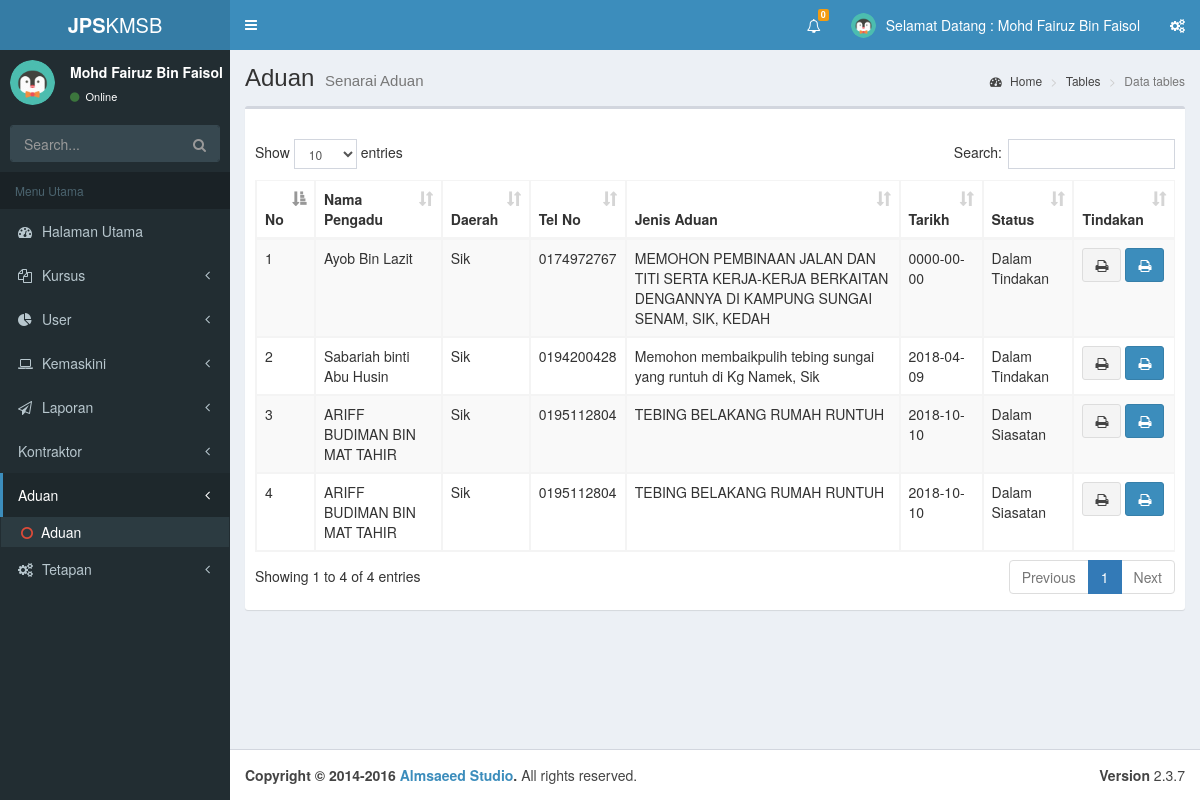
/pages/aduan.php (signed in), run on the app's committed database.
### tables this page shows
CREATE TABLE `aduan` (
  `aduanId` int(11) NOT NULL,
  `aNama` varchar(50) DEFAULT NULL,
  `aNokp` varchar(20) DEFAULT NULL,
  `aAlamat` text,
  `aTel` int(10) UNSIGNED ZEROFILL DEFAULT NULL,
  `aTarikh` date DEFAULT NULL,
  `aTerima` date DEFAULT NULL,
  `aJawatan` varchar(50) DEFAULT NULL,
  `aSalinan` varchar(50) DEFAULT NULL,
  `aSumber` varchar(50) DEFAULT NULL,
  `aMasalah` text,
  `aKampung` varchar(20) DEFAULT NULL,
  `aMukim` varchar(20) DEFAULT NULL,
  `aSungai` varchar(20) DEFAULT NULL,
  `aDaerah` varchar(20) DEFAULT NULL,
  `aStatus` varchar(20) DEFAULT NULL,
  `aKod` varchar(100) DEFAULT NULL,
  `adKepada` varchar(200) NOT NULL,
  `ppp` int(10) DEFAULT NULL,
  `AduandateSuratMin` varchar(20) DEFAULT NULL,
  `AduandateSiasat` varchar(20) DEFAULT NULL,
  `AduanKatAduan` varchar(15) DEFAULT NULL,
  `AduanLatitud` varchar(20) DEFAULT NULL,
  `AduanLongitud` varchar(20) DEFAULT NULL,
  `AduanPenting` varchar(20) DEFAULT NULL,
  `atindakan` varchar(100) DEFAULT NULL,
  `AduanTahap` varchar(100) DEFAULT NULL,
  `AduanCadang` text,
  `AduanKos` varchar(20) DEFAULT NULL,
  `AduanPenyiasat` varchar(30) DEFAULT NULL,
  `AduanPenyemak` varchar(30) DEFAULT NULL,
  `tarikhSemak` varchar(15) NOT NULL,
  `AduanUlasan` text,
  `aduanPengesyor` varchar(30) DEFAULT NULL,
  `syorTelefon` int(10) NOT NULL,
  `KosSyor` varchar(15) DEFAULT NULL,
  `SyorDate` varchar(20) DEFAULT NULL,
  `AduanProgram` varchar(20) DEFAULT NULL,
  `AduanKosProg` varchar(20) DEFAULT NULL,
  `ProgKod` varchar(20) DEFAULT NULL,
  `AduanProgLainn` text,
  `ProgDate` varchar(20) DEFAULT NULL,
  `ProgJuru` varchar(30) DEFAULT NULL
);

### include/aduanstatuscheck.php (called while the page is built, shortened)
<?php
$role = $_SESSION['sess_userrole'];
?>
<?php switch($role):
case "superuser": ?>
<?php case "adminkursus": ?>
<?php
$query_aduanview = "SELECT * FROM aduan ";
$aduanview = mysql_query($query_aduanview, $dbconn) or die(mysql_error());
$row_aduanview = mysql_fetch_assoc($aduanview);
?>
<?php break; ?>
<?php endswitch; ?>

### pages/aduan.php (the view, shortened to what this page needs)
<?php require_once('../Connections/dbconn.php'); ?>
<?php
require_once('../include/aduanstatuscheck.php');
?>
<!DOCTYPE html>
<html>
<head>
  <link rel="stylesheet" href="../assets/bootstrap/css/bootstrap.min.css">
  <link rel="stylesheet" href="https://cdnjs.cloudflare.com/ajax/libs/font-awesome/4.5.0/css/font-awesome.min.css">
  <link rel="stylesheet" href="https://cdnjs.cloudflare.com/ajax/libs/ionicons/2.0.1/css/ionicons.min.css">
  <link rel="stylesheet" href="../assets/plugins/datatables/dataTables.bootstrap.css">
  <link rel="stylesheet" href="../assets/dist/css/AdminLTE.min.css">
  <link rel="stylesheet" href="../assets/dist/css/skins/_all-skins.min.css">
</head>
<body class="hold-transition skin-blue sidebar-mini">
<div class="wrapper">
  <?php include '../include/headers.php';?>
  <aside class="main-sidebar">
    <section class="sidebar">
        <?php include '../pages/authmenu.php';?>
    </section>
  </aside>
  <div class="content-wrapper">
    <section class="content-header">
      <h1>
        Aduan
        <small>Senarai Aduan</small>
      </h1>
      <ol class="breadcrumb">
        <li><a href="#"><i class="fa fa-dashboard"></i> Home</a></li>
        <li><a href="#">Tables</a></li>
        <li class="active">Data tables</li>
      </ol>
    </section>
    <section class="content">
      <div class="row">
        <div class="col-xs-12">
          <div class="box">
            <div class="box-header">
            </div>
            <div class="box-body">
              <table width="100%" class="table table-striped table-bordered table-hover" id="example1">
                               <thead>
                                   <tr>
                                       <th>No</th>
                                       <th>Nama Pengadu</th>
                                       <th>Daerah</th>
                                       <th>Tel No</th>
                                       <th>Jenis Aduan</th>
                                       <th>Tarikh</th>
                                       <th>Status</th>
                                       <th>Tindakan</th>
                                   </tr>
                               </thead>
                               <tbody>
                                <?php do { ?>
                                   <tr class="odd gradeX">
                                         <td><?php echo $row_aduanview['aduanId']; ?></td>
                                         <td><?php echo $row_aduanview['aNama']; ?></td>
                                         <td><?php echo $row_aduanview['aDaerah']; ?></td>
                                         <td><?php echo $row_aduanview['aTel']; ?></td>
                                         <td><?php echo $row_aduanview['aMasalah']; ?></td>
                                         <td><?php echo $row_aduanview['aTarikh']; ?></td>
                                         <td><?php echo $row_aduanview['aStatus']; ?></td>
                                         <td>
                                           <?php
                                           $role = $_SESSION['sess_userrole'];
                                           ?>
                                           <?php switch($role):
                                           case "superuser": ?>
                                           <?php case "adminkursus": ?>
                                           <a href="../print/ad_site_print?aduanId=<?php echo $row_aduanview['aduanId']; ?>" class="btn btn-default" role="button" target="_blank" ><i class="fa fa-print" aria-hidden="true"></i></a>
                                           <a href="../print/ad_st_print?aduanId=<?php echo $row_aduanview['aduanId']; ?>" class="btn btn-primary" role="button" target="_blank" ><i class="fa fa-print" aria-hidden="true"></i></a>
                                           <?php break; ?>
                                           <?php endswitch; ?>
                                        </td>
                                   </tr>
                                 <?php } while ($row_aduanview = mysql_fetch_assoc($aduanview)); ?>
                               </tbody>
                           </table>
            </div>
          </div>
        </div>
      </div>
    </section>
  </div>
  <footer class="main-footer">
    <div class="pull-right hidden-xs">
      <b>Version</b> 2.3.7
    </div>
    <strong>Copyright &copy; 2014-2016 <a href="http://almsaeedstudio.com">Almsaeed Studio</a>.</strong> All rights
    reserved.
  </footer>
</div>
</body>
</html>

### data on the page
aduan: aduanId "1", aNama "Ayob Bin Lazit", aDaerah "Sik", aTel "0174972767", aMasalah "MEMOHON PEMBINAAN JALAN DAN TITI SERTA KERJA-KERJA BERKAITAN DENGANNYA DI KAMPUNG SUNGAI SENAM, SIK, KEDAH", aTarikh "0000-00-00", aStatus "Dalam Tindakan"
aduan: aduanId "2", aNama "Sabariah binti Abu Husin", aDaerah "Sik", aTel "0194200428", aMasalah "Memohon membaikpulih tebing sungai yang runtuh di Kg Namek, Sik", aTarikh "2018-04-09", aStatus "Dalam Tindakan"
aduan: aduanId "3", aNama "ARIFF BUDIMAN BIN MAT TAHIR", aDaerah "Sik", aTel "0195112804", aMasalah "TEBING BELAKANG RUMAH RUNTUH", aTarikh "2018-10-10", aStatus "Dalam Siasatan"
aduan: aduanId "4", aNama "ARIFF BUDIMAN BIN MAT TAHIR", aDaerah "Sik", aTel "0195112804", aMasalah "TEBING BELAKANG RUMAH RUNTUH", aTarikh "2018-10-10", aStatus "Dalam Siasatan"

### other printed values
$totalRows_aduanview2 "0"
$_SESSION['sess_userFirstName'] "Mohd Fairuz Bin Faisol"
